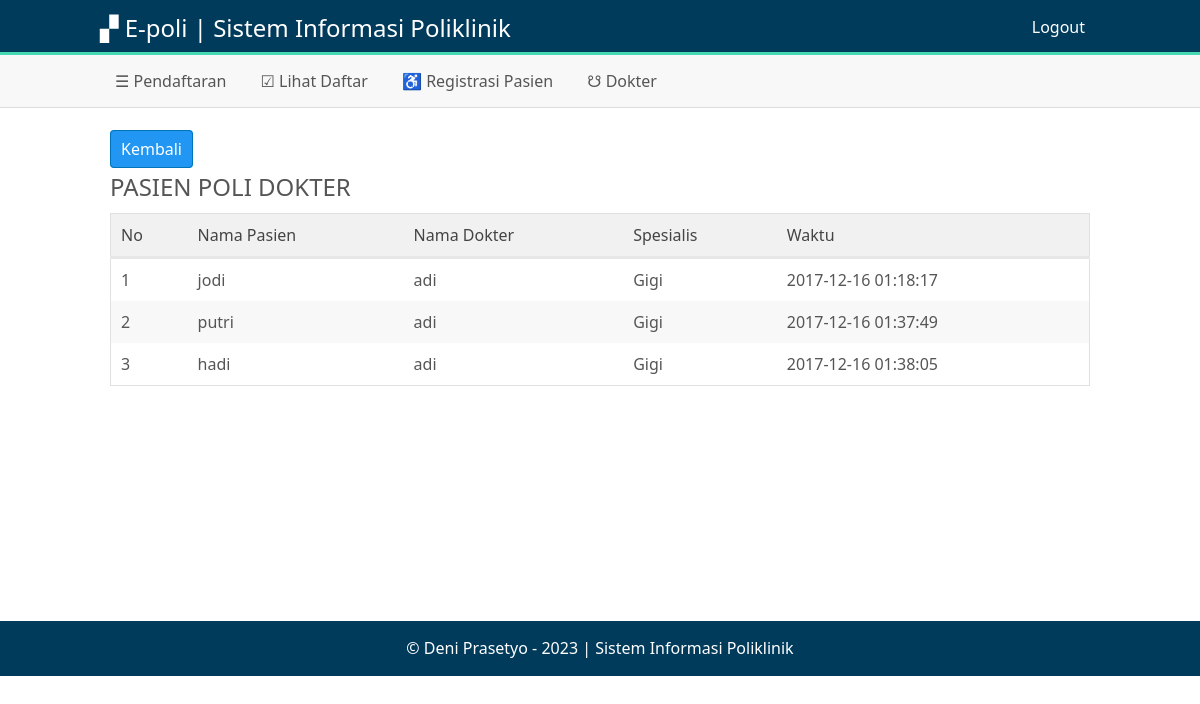
Page /operator/list.php?poli=Gigi (signed in) on the committed database.
### tables this page shows
CREATE TABLE `pendaftaran` (
  `id_pendaftaran` int(11) NOT NULL,
  `tanggal_daftar` timestamp NOT NULL DEFAULT CURRENT_TIMESTAMP ON UPDATE CURRENT_TIMESTAMP,
  `dokter` varchar(20) NOT NULL,
  `pasien` varchar(20) NOT NULL,
  `poli` varchar(20) NOT NULL,
  `ket` text NOT NULL
);

### Control.php (called while the page is built, shortened)
<?php
$link = mysqli_connect('localhost','root','','epoli');
function data($query){
	global $link;
	$result = mysqli_query($link,$query);
	return $result;
}
?>

### operator/list.php (the view, shortened to what this page needs)
<?php
require_once 'view/view.php';
require_once '../Control.php';
$poli = $_GET['poli'];
$query = "SELECT * FROM pendaftaran WHERE poli = '$poli' ";
$read = data($query);
?>
<div class="konten">
    <div class="mainop">
        <a href="dafpasien.php" class="tmbl biru">Kembali</a>
        <h2>PASIEN POLI DOKTER</h2>
        <table>
            <thead>
                <tr>
                    <td>No</td>
                    <td>Nama Pasien</td>
                    <td>Nama Dokter</td>
                    <td>Spesialis</td>
                    <td>Waktu</td>
                </tr>
            </thead>
            <tbody>
                <?php
				$no = 0;
				while ($row = mysqli_fetch_assoc($read)) {
					$no++;
					?>
                <tr>
                    <td>
                        <?= $no ?>
                    </td>
                    <td>
                        <?= $row['pasien'] ?>
                    </td>
                    <td>
                        <?= $row['dokter'] ?>
                    </td>
                    <td>
                        <?= $row['poli'] ?>
                    </td>
                    <td>
                        <?= $row['tanggal_daftar'] ?>
                    </td>
                </tr>
                <?php } ?>
            </tbody>
        </table>
    </div>
</div>

### style.css (style rules this page uses)
* { margin: 0; padding: 0; font-family: 'Century Gothic', 'Segoe UI', sans-serif; box-sizing: border-box; text-decoration: none; font-weight: normal; }
body { background: #fff; font-size: 16px; color: #555; }
.konten { width: 1000px; margin: 0 auto; }
nav, h1, h2, h3, h4, p, b { display: block; }
.tmbl { padding: 7px 10px; font-size: 1em; border-radius: 4px; }
.biru { background: #2196f3; color: #fff; border: 1px solid #0074b9; }
table { border-collapse: collapse; width: 100%; border: 1px solid #e0e0e0; }
table td { padding: 10px; }
table thead { background: #f1f1f1; color: #444; border-bottom: 3px solid #e7e7e7; }
table tbody tr:nth-child(even) { background: #f8f8f8; }
.mainop { background: #fff; min-height: 473px; padding: 10px; width: 100%; margin-bottom: 20px; }
.mainop h2 { padding: 10px 0px; }

### rows in the picture
pendaftaran: pasien "jodi", dokter "adi", poli "Gigi", tanggal_daftar "2017-12-16 01:18:17"
pendaftaran: pasien "putri", dokter "adi", poli "Gigi", tanggal_daftar "2017-12-16 01:37:49"
pendaftaran: pasien "hadi", dokter "adi", poli "Gigi", tanggal_daftar "2017-12-16 01:38:05"
